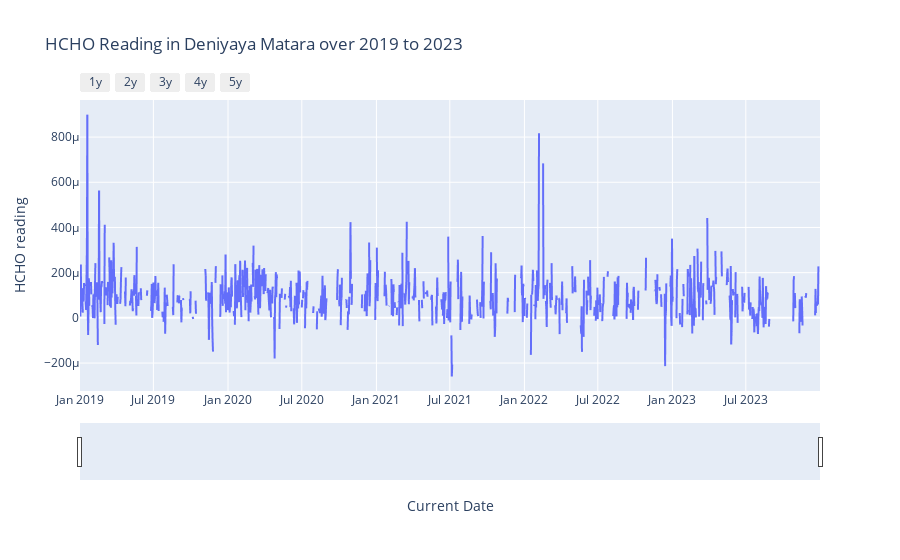

Source (notebook cell):
### Code cell
# Plot the HCHO emission in each year in Matara Deniyaya
fig = px.line(MataraDeniyayaData , x="Current Date", y="HCHO reading", title="HCHO Reading in Deniyaya Matara over 2019 to 2023") 
fig.update_xaxes(
    rangeslider_visible=True,
    rangeselector=dict(
        buttons=list([
            dict(count=1, label="1y", step="year", stepmode="backward"), 
            dict(count=2, label="2y", step="year", stepmode="backward"), 
            dict(count=3, label="3y", step="year", stepmode="backward"), 
            dict(count=4, label="4y", step="year", stepmode="backward"), 
            dict(count=5, label="5y", step="year", stepmode="backward"), 
        ])
    )
)

fig.show()

### Figure 1 — Plotly figure (JSON) as saved in the notebook; plotly's stock layout.template omitted (floating-point values rounded to 4 significant figures; data arrays with more than 128 entries replaced by an {"elided": "..."} marker saying what was removed)
{"data": [{"hovertemplate": "Current Date=%{x}<br>HCHO reading=%{y}<extra></extra>", "legendgroup": "", "line": {"color": "#636efa", "dash": "solid"}, "marker": {"symbol": "circle"}, "mode": "lines", "name": "", "showlegend": false, "type": "scattergl", "x": {"elided": "1826 str values"}, "xaxis": "x", "y": {"elided": "1826 float values"}, "yaxis": "y"}], "layout": {"legend": {"tracegroupgap": 0}, "title": {"text": "HCHO Reading in Deniyaya Matara over 2019 to 2023"}, "xaxis": {"anchor": "y", "domain": [0, 1], "rangeselector": {"buttons": [{"count": 1, "label": "1y", "step": "year", "stepmode": "backward"}, {"count": 2, "label": "2y", "step": "year", "stepmode": "backward"}, {"count": 3, "label": "3y", "step": "year", "stepmode": "backward"}, {"count": 4, "label": "4y", "step": "year", "stepmode": "backward"}, {"count": 5, "label": "5y", "step": "year", "stepmode": "backward"}]}, "rangeslider": {"visible": true}, "title": {"text": "Current Date"}}, "yaxis": {"anchor": "x", "domain": [0, 1], "title": {"text": "HCHO reading"}}}}
